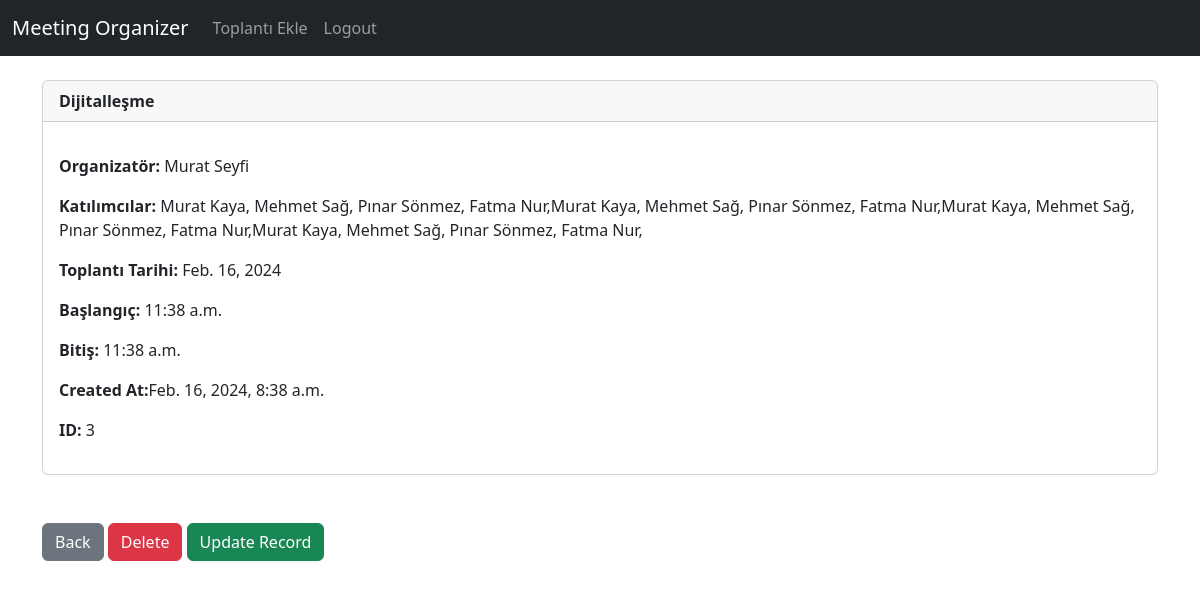
Screenshot of /record/3 (signed in) with the database file from the repository.
### website/models.py (models this page shows, shortened)
class Record(models.Model):
    created_at = models.DateTimeField(auto_now_add=True)
    meet_subject = models.CharField(max_length=200)
    organizer = models.CharField(max_length=100)
    participants = models.TextField()
    meet_date = models.DateField(auto_now=True)
    start_time = models.TimeField(auto_now=True)
    end_time = models.TimeField(auto_now=True)

### website/views.py (the view)
# urls.py: path('record/<int:pk>', views.meet_record, name='record'),
def meet_record(request, pk):
    if request.user.is_authenticated:
        meet_record = Record.objects.get(id=pk)
        return render(request, 'record.html', {'meet_record':meet_record})
    else:
        messages.success(request, "You Must Be Logged In To View That Page... ")
        return redirect('home')

### website/templates/record.html
{% extends 'base.html' %}
{% block content %}
<div class="card">
    <div class="card-header">
        <strong>{{ meet_record.meet_subject }}</strong>
    </div>
    <div class="card-body">
      <p class="card-text">
        <p class="card-text"><strong>Organizatör: </strong>{{ meet_record.organizer }}</p>
        <p class="card-text"><strong>Katılımcılar: </strong>{{ meet_record.participants }}</p>
        <p class="card-text"><strong>Toplantı Tarihi: </strong>{{ meet_record.meet_date }}</p>
        <p class="card-text"><strong>Başlangıç: </strong>{{ meet_record.start_time }}</p>
        <p class="card-text"><strong>Bitiş: </strong>{{ meet_record.end_time }}</p>
        <p class="card-text"><strong>Created At:</strong>{{ meet_record.created_at }}</p>
        <p class="card-text"><strong>ID: </strong>{{ meet_record.id }}</p>
    </p>
    </div>
  </div>
  <br/><br/>
  <a href="{% url 'home' %}" class="btn btn-secondary">Back</a>
  <a href="{% url 'delete_record' meet_record.id %}" class="btn btn-danger">Delete</a>
  <a href="{% url 'update_record' meet_record.id %}" class="btn btn-success">Update Record</a>
{% endblock %}

### rows the page displays
Record: meet_subject "Dijitalleşme", organizer "Murat Seyfi", participants "Murat Kaya, Mehmet Sağ, Pınar Sönmez, Fatma Nur,Murat Kaya, Mehmet Sağ, Pınar Sönmez, Fatma Nur,Murat Kaya, Mehmet Sağ, Pınar Sönmez, Fatma Nur,Murat Kaya, Mehmet Sağ, Pınar Sönmez, Fatma Nur,", meet_date "Feb. 16, 2024", start_time "11:38 a.m.", end_time "11:38 a.m.", created_at "Feb. 16, 2024, 8:38 a.m.", id "3"
